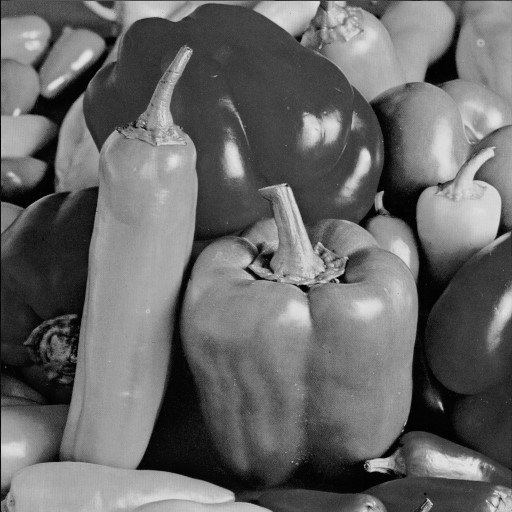
#> input picture H1/Q1/Q1_a/pepper.jpg, 512 x 512 px
$ python Q1_a.py
#> lines starting #> are read from the running program, lines starting #| are printed output that depends on the picture
import cv2
img0 = cv2.imread("pepper.jpg")
#> img0 is the input picture: shape (512, 512, 3); min 0, max 230, mean 104.2
img1 = img0 + 50
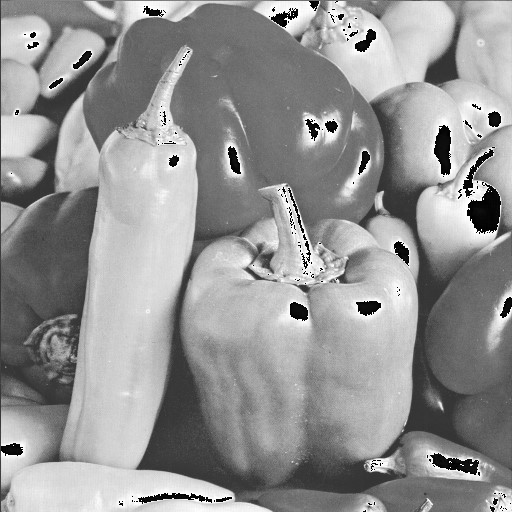
#> img1: shape (512, 512, 3); min 0, max 255, mean 147.9
cv2.imwrite('plus50.jpg',img1)

cv2.imshow('original' , img0)
cv2.imshow('+50' , img1)
cv2.waitKey()
